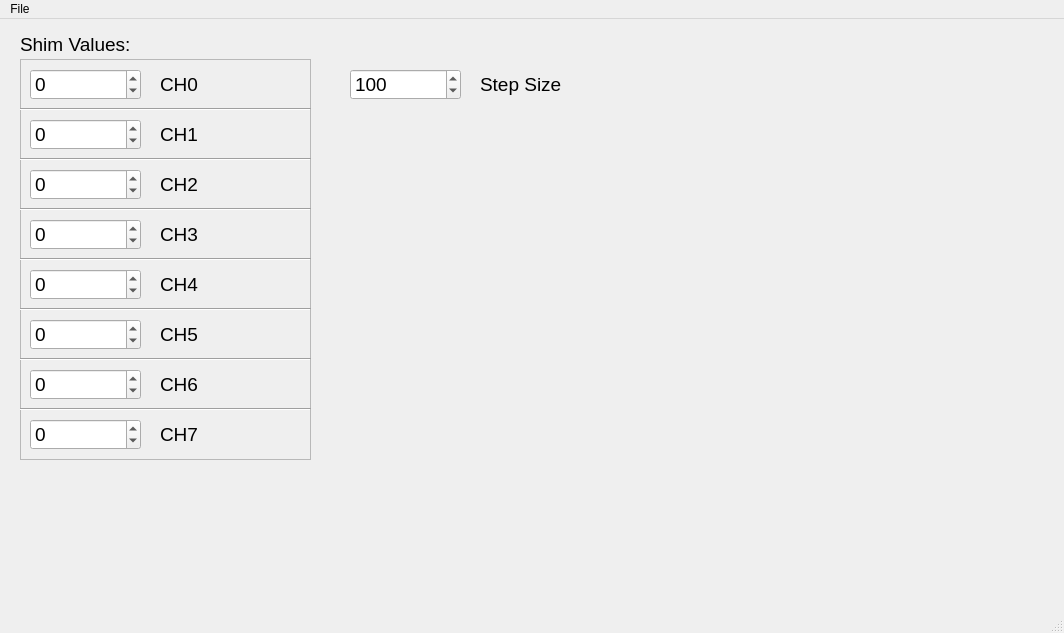
<?xml version="1.0" encoding="UTF-8"?>
<ui version="4.0">
 <class>MainWindow</class>
 <widget class="QMainWindow" name="MainWindow">
  <property name="geometry">
   <rect>
    <x>0</x>
    <y>0</y>
    <width>1064</width>
    <height>633</height>
   </rect>
  </property>
  <property name="windowTitle">
   <string>MainWindow</string>
  </property>
  <property name="autoFillBackground">
   <bool>false</bool>
  </property>
  <widget class="QWidget" name="centralwidget">
   <widget class="QFrame" name="frame">
    <property name="geometry">
     <rect>
      <x>20</x>
      <y>40</y>
      <width>291</width>
      <height>401</height>
     </rect>
    </property>
    <property name="font">
     <font>
      <underline>false</underline>
      <strikeout>false</strikeout>
      <kerning>true</kerning>
     </font>
    </property>
    <property name="frameShape">
     <enum>QFrame::StyledPanel</enum>
    </property>
    <property name="frameShadow">
     <enum>QFrame::Plain</enum>
    </property>
    <property name="lineWidth">
     <number>1</number>
    </property>
    <property name="midLineWidth">
     <number>0</number>
    </property>
    <widget class="QLabel" name="label_0">
     <property name="geometry">
      <rect>
       <x>140</x>
       <y>10</y>
       <width>141</width>
       <height>31</height>
      </rect>
     </property>
     <property name="font">
      <font>
       <pointsize>14</pointsize>
      </font>
     </property>
     <property name="text">
      <string>CH0</string>
     </property>
    </widget>
    <widget class="Line" name="line">
     <property name="geometry">
      <rect>
       <x>0</x>
       <y>40</y>
       <width>291</width>
       <height>21</height>
      </rect>
     </property>
     <property name="orientation">
      <enum>Qt::Horizontal</enum>
     </property>
    </widget>
    <widget class="QLabel" name="label_1">
     <property name="geometry">
      <rect>
       <x>140</x>
       <y>60</y>
       <width>141</width>
       <height>31</height>
      </rect>
     </property>
     <property name="font">
      <font>
       <pointsize>14</pointsize>
      </font>
     </property>
     <property name="text">
      <string>CH1</string>
     </property>
    </widget>
    <widget class="Line" name="line_2">
     <property name="geometry">
      <rect>
       <x>0</x>
       <y>90</y>
       <width>291</width>
       <height>21</height>
      </rect>
     </property>
     <property name="orientation">
      <enum>Qt::Horizontal</enum>
     </property>
    </widget>
    <widget class="QLabel" name="label_2">
     <property name="geometry">
      <rect>
       <x>140</x>
       <y>110</y>
       <width>141</width>
       <height>31</height>
      </rect>
     </property>
     <property name="font">
      <font>
       <pointsize>14</pointsize>
      </font>
     </property>
     <property name="text">
      <string>CH2</string>
     </property>
    </widget>
    <widget class="QSpinBox" name="spinBox_0">
     <property name="geometry">
      <rect>
       <x>10</x>
       <y>10</y>
       <width>111</width>
       <height>31</height>
      </rect>
     </property>
     <property name="font">
      <font>
       <pointsize>14</pointsize>
      </font>
     </property>
     <property name="minimum">
      <number>-32767</number>
     </property>
     <property name="maximum">
      <number>32767</number>
     </property>
     <property name="singleStep">
      <number>10</number>
     </property>
    </widget>
    <widget class="QSpinBox" name="spinBox_1">
     <property name="geometry">
      <rect>
       <x>10</x>
       <y>60</y>
       <width>111</width>
       <height>31</height>
      </rect>
     </property>
     <property name="font">
      <font>
       <pointsize>14</pointsize>
      </font>
     </property>
     <property name="minimum">
      <number>-32767</number>
     </property>
     <property name="maximum">
      <number>32767</number>
     </property>
     <property name="singleStep">
      <number>10</number>
     </property>
    </widget>
    <widget class="QSpinBox" name="spinBox_2">
     <property name="geometry">
      <rect>
       <x>10</x>
       <y>110</y>
       <width>111</width>
       <height>31</height>
      </rect>
     </property>
     <property name="font">
      <font>
       <pointsize>14</pointsize>
      </font>
     </property>
     <property name="minimum">
      <number>-32767</number>
     </property>
     <property name="maximum">
      <number>32767</number>
     </property>
     <property name="singleStep">
      <number>10</number>
     </property>
    </widget>
    <widget class="Line" name="line_3">
     <property name="geometry">
      <rect>
       <x>0</x>
       <y>140</y>
       <width>291</width>
       <height>21</height>
      </rect>
     </property>
     <property name="orientation">
      <enum>Qt::Horizontal</enum>
     </property>
    </widget>
    <widget class="Line" name="line_4">
     <property name="geometry">
      <rect>
       <x>0</x>
       <y>190</y>
       <width>291</width>
       <height>21</height>
      </rect>
     </property>
     <property name="orientation">
      <enum>Qt::Horizontal</enum>
     </property>
    </widget>
    <widget class="QSpinBox" name="spinBox_3">
     <property name="geometry">
      <rect>
       <x>10</x>
       <y>160</y>
       <width>111</width>
       <height>31</height>
      </rect>
     </property>
     <property name="font">
      <font>
       <pointsize>14</pointsize>
      </font>
     </property>
     <property name="minimum">
      <number>-32767</number>
     </property>
     <property name="maximum">
      <number>32767</number>
     </property>
     <property name="singleStep">
      <number>10</number>
     </property>
    </widget>
    <widget class="QLabel" name="label_3">
     <property name="geometry">
      <rect>
       <x>140</x>
       <y>160</y>
       <width>141</width>
       <height>31</height>
      </rect>
     </property>
     <property name="font">
      <font>
       <pointsize>14</pointsize>
      </font>
     </property>
     <property name="text">
      <string>CH3</string>
     </property>
    </widget>
    <widget class="QSpinBox" name="spinBox_4">
     <property name="geometry">
      <rect>
       <x>10</x>
       <y>210</y>
       <width>111</width>
       <height>31</height>
      </rect>
     </property>
     <property name="font">
      <font>
       <pointsize>14</pointsize>
      </font>
     </property>
     <property name="minimum">
      <number>-32767</number>
     </property>
     <property name="maximum">
      <number>32767</number>
     </property>
     <property name="singleStep">
      <number>10</number>
     </property>
    </widget>
    <widget class="QLabel" name="label_4">
     <property name="geometry">
      <rect>
       <x>140</x>
       <y>210</y>
       <width>141</width>
       <height>31</height>
      </rect>
     </property>
     <property name="font">
      <font>
       <pointsize>14</pointsize>
      </font>
     </property>
     <property name="text">
      <string>CH4</string>
     </property>
    </widget>
    <widget class="Line" name="line_5">
     <property name="geometry">
      <rect>
       <x>0</x>
       <y>240</y>
       <width>291</width>
       <height>21</height>
      </rect>
     </property>
     <property name="orientation">
      <enum>Qt::Horizontal</enum>
     </property>
    </widget>
    <widget class="QSpinBox" name="spinBox_5">
     <property name="geometry">
      <rect>
       <x>10</x>
       <y>260</y>
       <width>111</width>
       <height>31</height>
      </rect>
     </property>
     <property name="font">
      <font>
       <pointsize>14</pointsize>
      </font>
     </property>
     <property name="minimum">
      <number>-32767</number>
     </property>
     <property name="maximum">
      <number>32767</number>
     </property>
     <property name="singleStep">
      <number>10</number>
     </property>
    </widget>
    <widget class="QLabel" name="label_5">
     <property name="geometry">
      <rect>
       <x>140</x>
       <y>260</y>
       <width>141</width>
       <height>31</height>
      </rect>
     </property>
     <property name="font">
      <font>
       <pointsize>14</pointsize>
      </font>
     </property>
     <property name="text">
      <string>CH5</string>
     </property>
    </widget>
    <widget class="Line" name="line_6">
     <property name="geometry">
      <rect>
       <x>0</x>
       <y>290</y>
       <width>291</width>
       <height>21</height>
      </rect>
     </property>
     <property name="orientation">
      <enum>Qt::Horizontal</enum>
     </property>
    </widget>
    <widget class="QSpinBox" name="spinBox_6">
     <property name="geometry">
      <rect>
       <x>10</x>
       <y>310</y>
       <width>111</width>
       <height>31</height>
      </rect>
     </property>
     <property name="font">
      <font>
       <pointsize>14</pointsize>
      </font>
     </property>
     <property name="minimum">
      <number>-32767</number>
     </property>
     <property name="maximum">
      <number>32767</number>
     </property>
     <property name="singleStep">
      <number>10</number>
     </property>
    </widget>
    <widget class="QLabel" name="label_6">
     <property name="geometry">
      <rect>
       <x>140</x>
       <y>310</y>
       <width>141</width>
       <height>31</height>
      </rect>
     </property>
     <property name="font">
      <font>
       <pointsize>14</pointsize>
      </font>
     </property>
     <property name="text">
      <string>CH6</string>
     </property>
    </widget>
    <widget class="Line" name="line_7">
     <property name="geometry">
      <rect>
       <x>0</x>
       <y>340</y>
       <width>291</width>
       <height>21</height>
      </rect>
     </property>
     <property name="orientation">
      <enum>Qt::Horizontal</enum>
     </property>
    </widget>
    <widget class="QSpinBox" name="spinBox_7">
     <property name="geometry">
      <rect>
       <x>10</x>
       <y>360</y>
       <width>111</width>
       <height>31</height>
      </rect>
     </property>
     <property name="font">
      <font>
       <pointsize>14</pointsize>
      </font>
     </property>
     <property name="minimum">
      <number>-32767</number>
     </property>
     <property name="maximum">
      <number>32767</number>
     </property>
     <property name="singleStep">
      <number>10</number>
     </property>
    </widget>
    <widget class="QLabel" name="label_7">
     <property name="geometry">
      <rect>
       <x>140</x>
       <y>360</y>
       <width>141</width>
       <height>31</height>
      </rect>
     </property>
     <property name="font">
      <font>
       <pointsize>14</pointsize>
      </font>
     </property>
     <property name="text">
      <string>CH7</string>
     </property>
    </widget>
   </widget>
   <widget class="QLabel" name="label_title">
    <property name="geometry">
     <rect>
      <x>20</x>
      <y>10</y>
      <width>291</width>
      <height>31</height>
     </rect>
    </property>
    <property name="font">
     <font>
      <pointsize>14</pointsize>
     </font>
    </property>
    <property name="text">
     <string>Shim Values:</string>
    </property>
   </widget>
   <widget class="QSpinBox" name="spinBox_StepSize">
    <property name="geometry">
     <rect>
      <x>350</x>
      <y>50</y>
      <width>111</width>
      <height>31</height>
     </rect>
    </property>
    <property name="font">
     <font>
      <pointsize>14</pointsize>
     </font>
    </property>
    <property name="minimum">
     <number>1</number>
    </property>
    <property name="maximum">
     <number>10000</number>
    </property>
    <property name="singleStep">
     <number>1</number>
    </property>
    <property name="value">
     <number>100</number>
    </property>
   </widget>
   <widget class="QLabel" name="label_StepSize">
    <property name="geometry">
     <rect>
      <x>480</x>
      <y>50</y>
      <width>141</width>
      <height>31</height>
     </rect>
    </property>
    <property name="font">
     <font>
      <pointsize>14</pointsize>
     </font>
    </property>
    <property name="text">
     <string>Step Size</string>
    </property>
   </widget>
  </widget>
  <widget class="QMenuBar" name="menubar">
   <property name="geometry">
    <rect>
     <x>0</x>
     <y>0</y>
     <width>1064</width>
     <height>21</height>
    </rect>
   </property>
   <widget class="QMenu" name="menuFile">
    <property name="title">
     <string>File</string>
    </property>
    <addaction name="actionLoadShimValues"/>
    <addaction name="actionSaveShimValues"/>
    <addaction name="actionImport_Config"/>
    <addaction name="actionSave_Config"/>
   </widget>
   <addaction name="menuFile"/>
  </widget>
  <widget class="QStatusBar" name="statusbar"/>
  <action name="actionLoadShimValues">
   <property name="text">
    <string>Load Shim Values</string>
   </property>
  </action>
  <action name="actionSaveShimValues">
   <property name="text">
    <string>Save Shim Values</string>
   </property>
  </action>
  <action name="actionImport_Config">
   <property name="text">
    <string>Import Config</string>
   </property>
  </action>
  <action name="actionSave_Config">
   <property name="text">
    <string>Save Config</string>
   </property>
  </action>
 </widget>
 <resources/>
 <connections/>
</ui>
